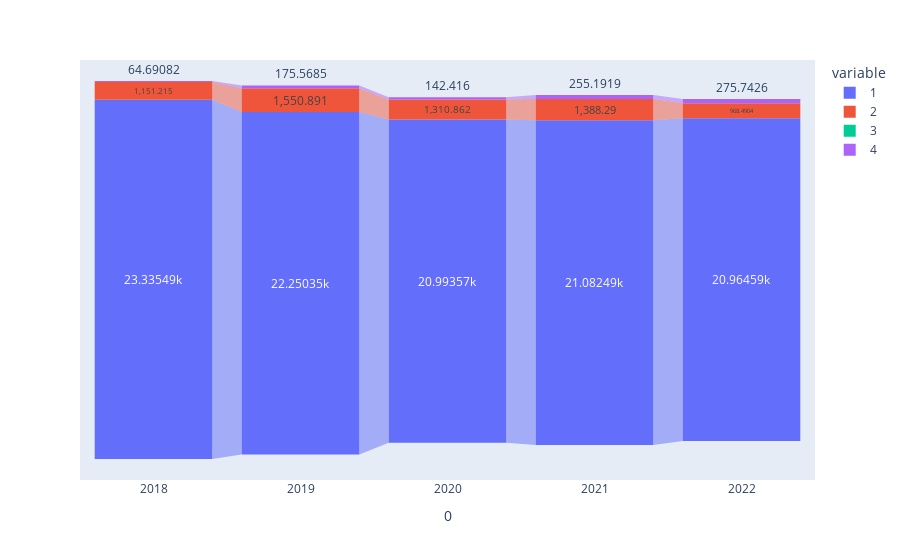

Notebook cell for this chart:
### Code cell
fig4 = px.funnel(energy_sources,x=0,y=[1,2,3,4],range_y=0)
fig4.show()

### Figure 1 — Plotly figure (JSON) as saved in the notebook; plotly's stock layout.template omitted (floating-point values rounded to 4 significant figures)
{"data": [{"hovertemplate": "variable=1<br>0=%{x}<br>value=%{y}<extra></extra>", "legendgroup": "1", "marker": {"color": "#636efa"}, "name": "1", "orientation": "v", "showlegend": true, "type": "funnel", "x": [2018, 2019, 2020, 2021, 2022], "xaxis": "x", "y": [23340.0, 22250.0, 20990.0, 21080.0, 20960.0], "yaxis": "y"}, {"hovertemplate": "variable=2<br>0=%{x}<br>value=%{y}<extra></extra>", "legendgroup": "2", "marker": {"color": "#EF553B"}, "name": "2", "orientation": "v", "showlegend": true, "type": "funnel", "x": [2018, 2019, 2020, 2021, 2022], "xaxis": "x", "y": [1151.0, 1551.0, 1311.0, 1388.0, 968.5], "yaxis": "y"}, {"hovertemplate": "variable=3<br>0=%{x}<br>value=%{y}<extra></extra>", "legendgroup": "3", "marker": {"color": "#00cc96"}, "name": "3", "orientation": "v", "showlegend": true, "type": "funnel", "x": [2018, 2019, 2020, 2021, 2022], "xaxis": "x", "y": [0.3688, 0.1864, 0.3689, 0.03242, 0.5535], "yaxis": "y"}, {"hovertemplate": "variable=4<br>0=%{x}<br>value=%{y}<extra></extra>", "legendgroup": "4", "marker": {"color": "#ab63fa"}, "name": "4", "orientation": "v", "showlegend": true, "type": "funnel", "x": [2018, 2019, 2020, 2021, 2022], "xaxis": "x", "y": [64.69, 175.6, 142.4, 255.2, 275.7], "yaxis": "y"}], "layout": {"legend": {"title": {"text": "variable"}, "tracegroupgap": 0}, "margin": {"t": 60}, "xaxis": {"anchor": "y", "domain": [0, 1], "title": {"text": "0"}}, "yaxis": {"anchor": "x", "domain": [0, 1], "title": {"text": "value"}}}}
